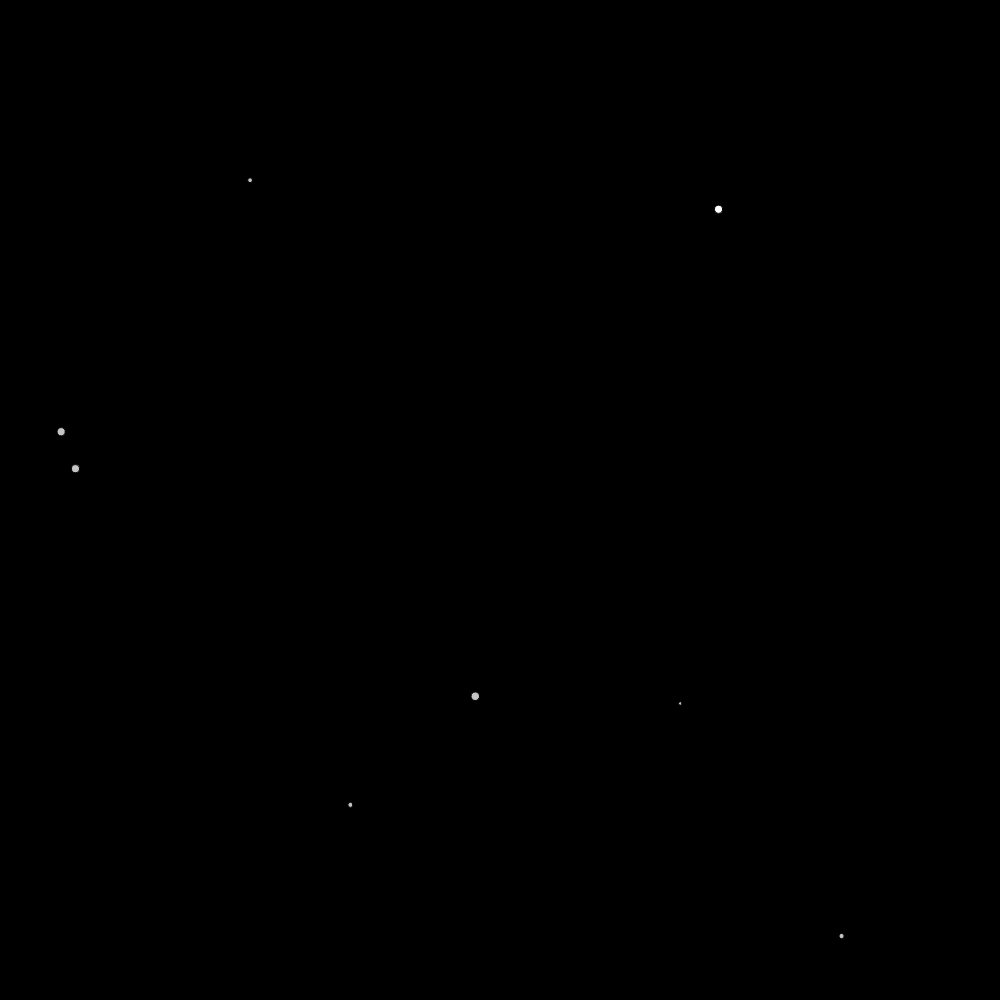
Frame 1 (no input)
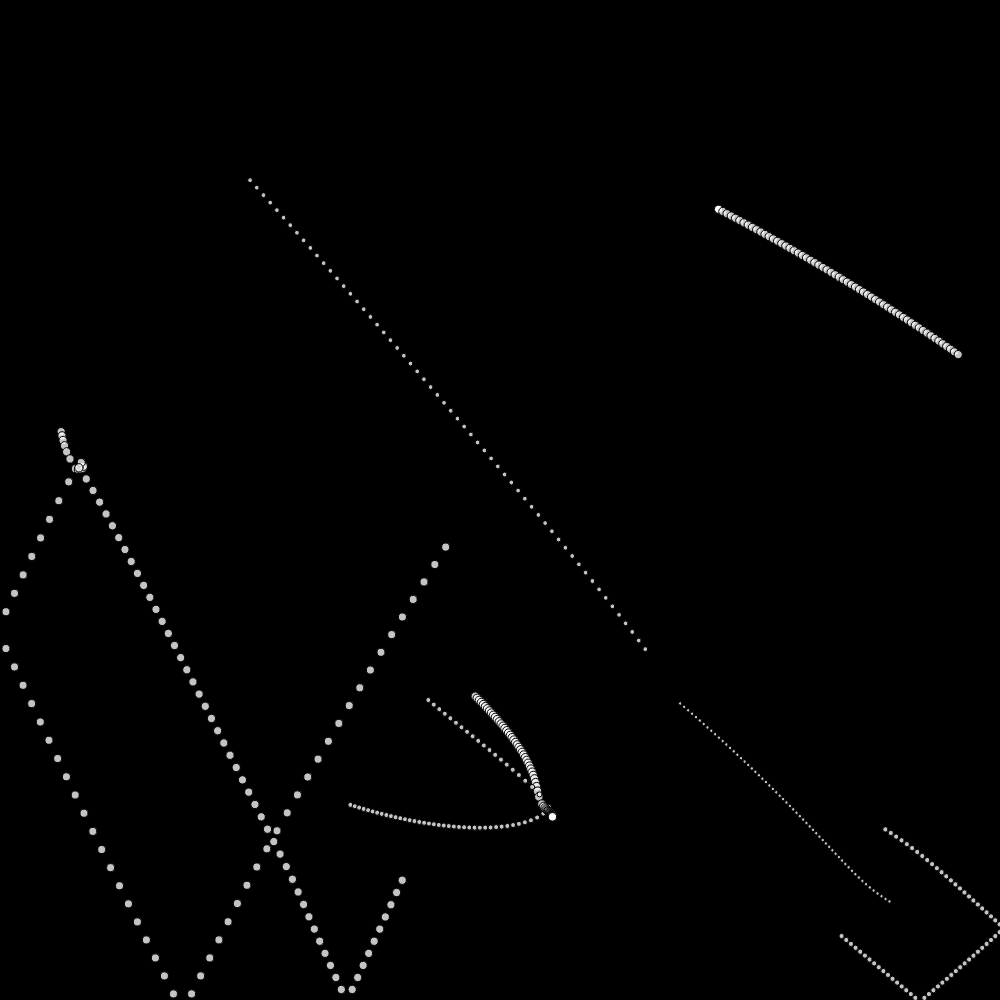
Frame 60 (no input)
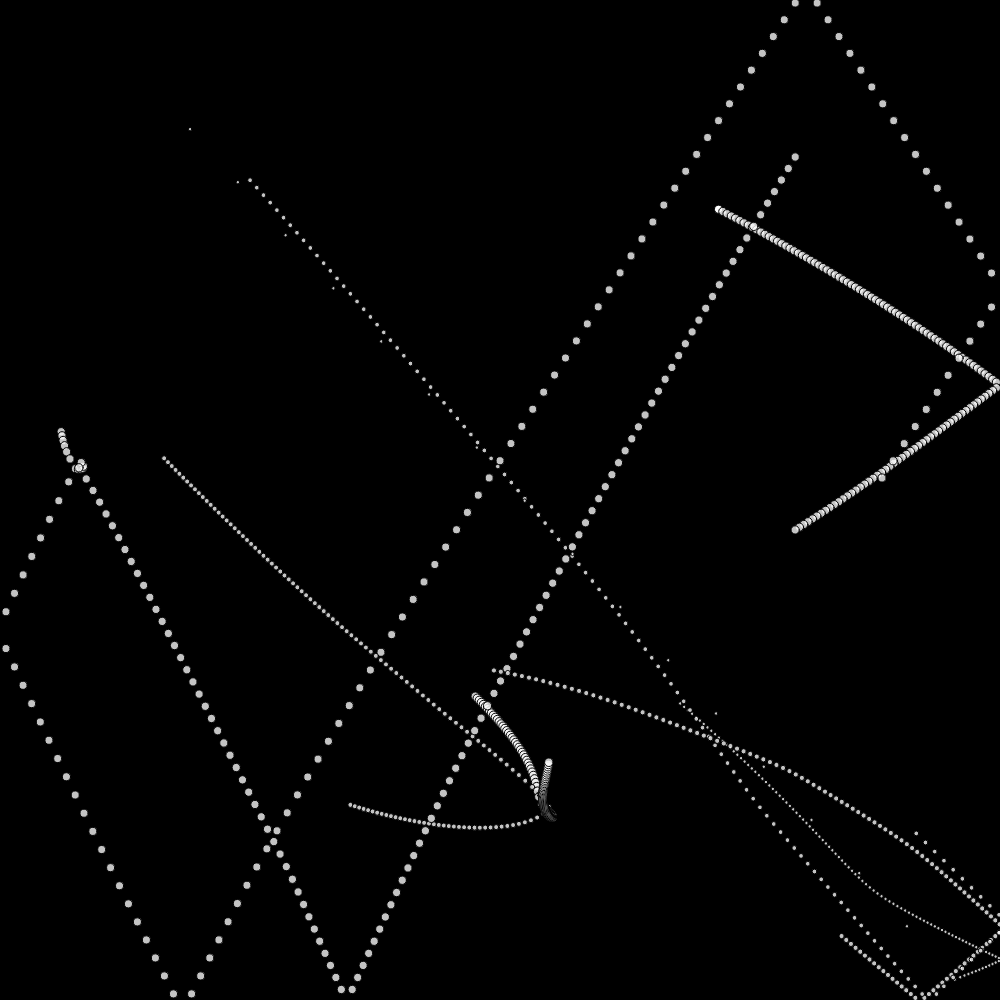
Frame 120 (the mouse pressed at the canvas centre since frame 60)

The p5.js sketch that drew these frames (run headless with seeded random() and noise() and a simulated clock; from frame 60 on, the mouse is pressed at the canvas centre):

// p5.js sketch
// ── sketch.js
var balls = [];

function setup() {
  background(0);

  
  createCanvas (1000,1000);
  //translate(-250, -250);
  for (var i = 0; i < 8; i++) {
    balls[i] = new ball();
  }
  grav=createVector(0,0);
  Fgrav=createVector(0,0);

  wind=createVector(0.6,0.1);

  drag=createVector(0,0)

  ran=createVector(0,0)

  for(var i = 0; i<balls.length;i++){

    ran.set(random(40),random(40))
    balls[i].aplyForce(ran)
  }
    background(0);

  
}

function draw() {
  //background(0);
  for (var j = 0; j < balls.length ; j++){
    //grav
    Fgrav.set(grav.x,grav.y);
    balls[j].aplyForce(Fgrav.mult(balls[j].m));

    //wind
    /*if (mouseIsPressed){
      balls[j].aplyForce(wind)
    }*/

    //drag
    /*var c=-0.1
    drag.set(balls[j].speed.x,balls[j].speed.y)
    drag.normalize().mult(drag.magSq()*c)
    balls[j].aplyForce(drag)*/
    

    force = createVector(0,0)
    for (var k = 0; k < balls.length; k++){
      force.set(0,0)
      force = balls[k].attract(balls[j])
      balls[j].aplyForce(force)
    }

    
    
    


    balls[j].move();
    balls[j].draw();
    
    
  }
  }
  
  

// ── Dots.js
function ball() {
  this.pos=createVector(random(width),random(height))
  //this.x = random(width);
  //this.y = random(height);
  this.speed=createVector(0,0)
  //this.xspeed=0;
  //this.yspeed=0;
  this.acc=createVector(0,0)
  //this.xgravity;
  //this.ygravity;
  
  this.m=random(3,10);
  this.f=createVector(0,0)
  
  this.draw = function(){
    ellipse(this.pos.x, this.pos.y, this.m,this.m);
    fill(250,200)
    
  }
  
  this.move = function(){
    
    
    this.speed.add(this.acc)
    this.pos.add(this.speed)
    this.acc.set(0,0)

    if (this.pos.x < 0||width < this.pos.x){
      this.speed.x= -1*this.speed.x
      this.pos.add(this.speed);
    }
    if (this.pos.y < 0||height < this.pos.y){
      this.speed.y= -1*this.speed.y
      this.pos.add(this.speed);
    }


  }
  this.aplyForce = function(force){
    this.f.set(0,0)
    this.f.set(force.x,force.y)
    this.f.div(this.m)
    this.acc.add(this.f)
    
  }
  this.attract = function(atracted){
    var G = 100

    force=createVector(0,0)
    force.set(this.pos.x,this.pos.y)
    force.sub(atracted.pos)
    d = force.mag()


    force.normalize()
    force.mult(this.m*atracted.m*G/(d*d))
    return (force)

    

  }
  
   
}
